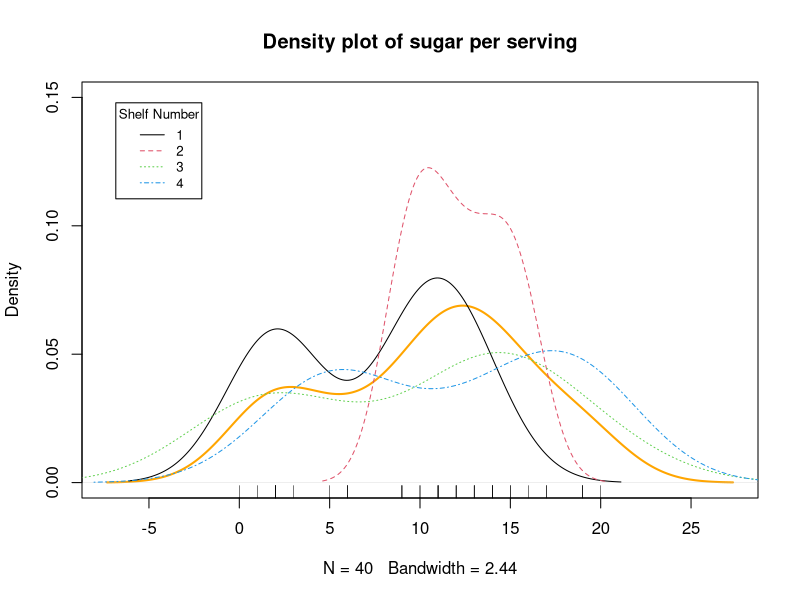
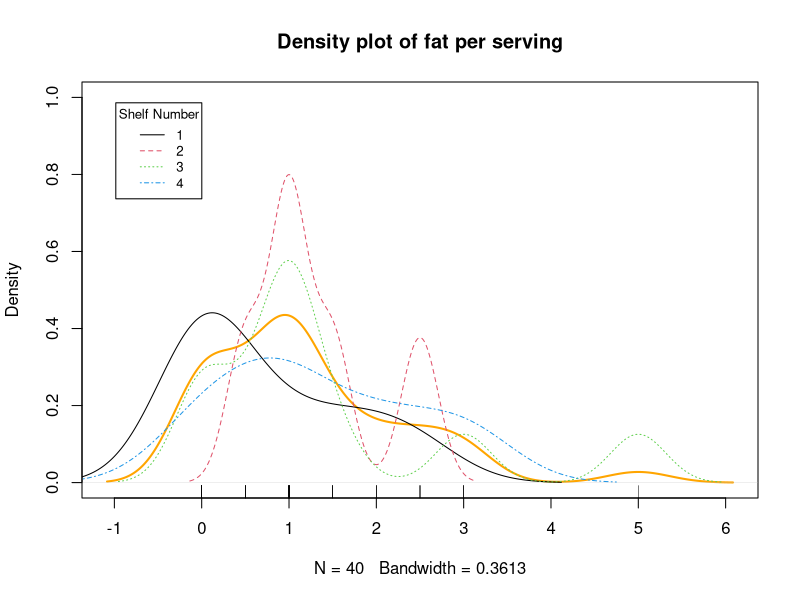
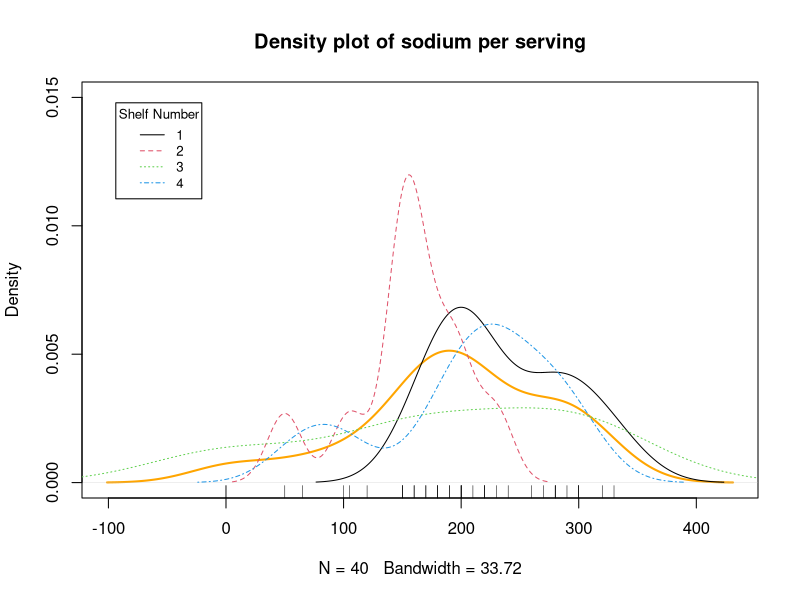
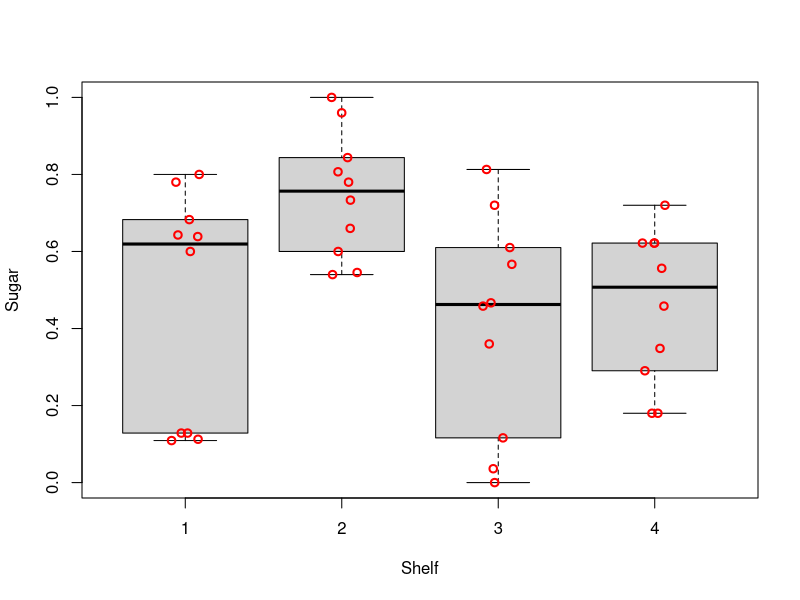
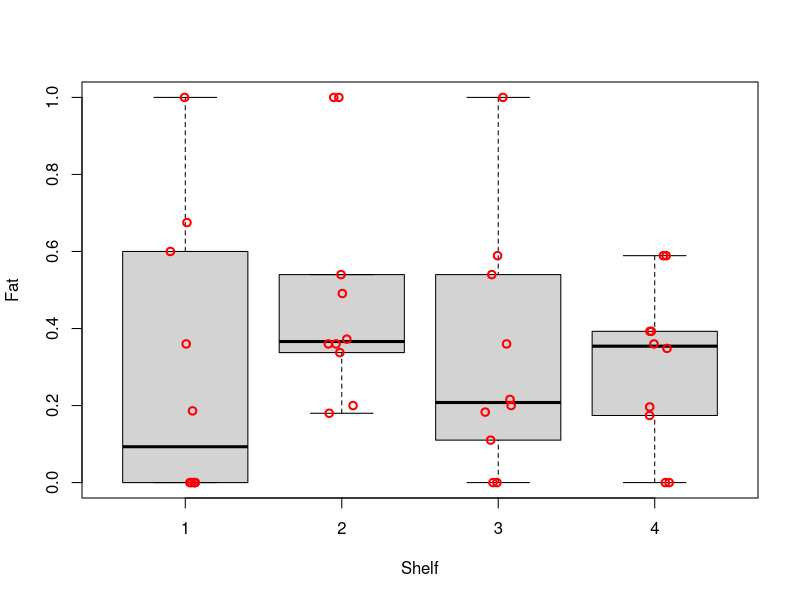
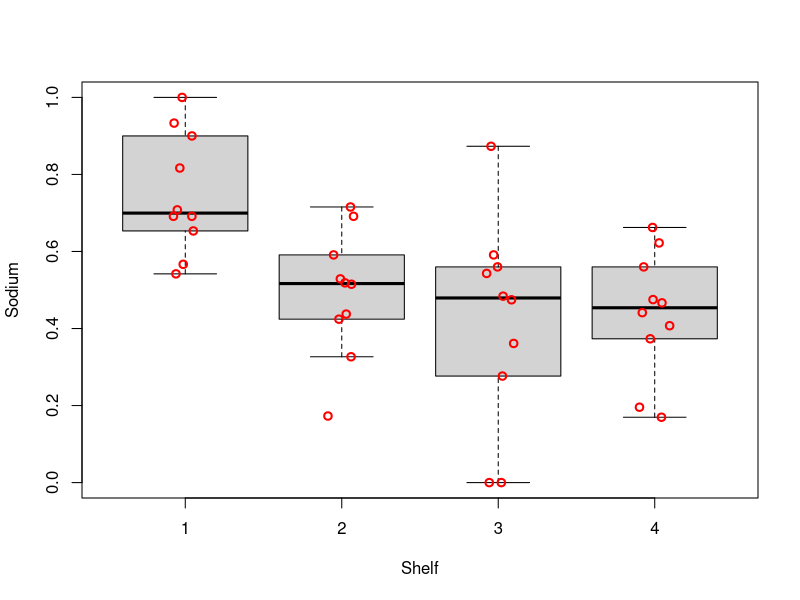
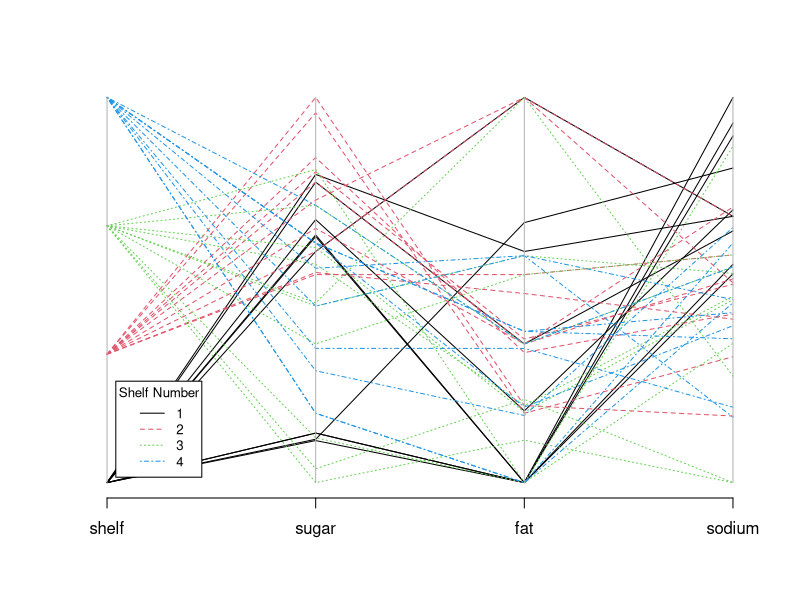
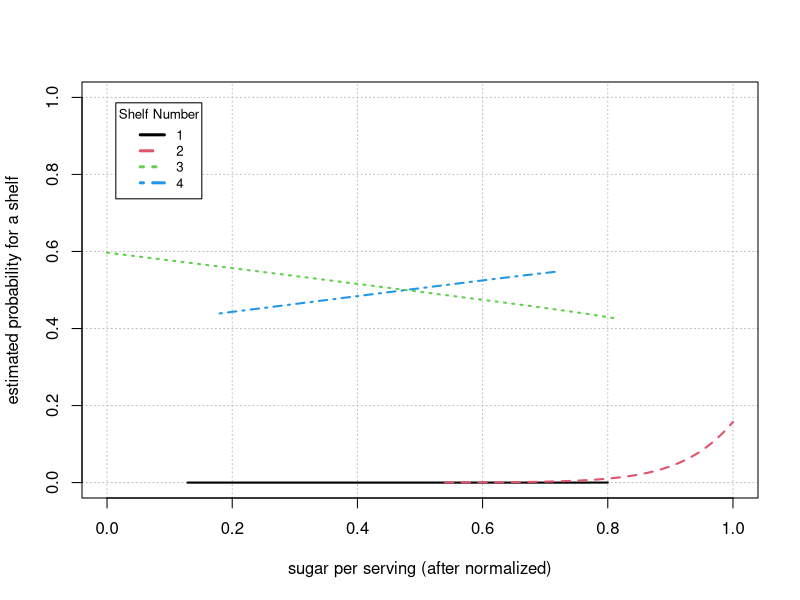

The R source for these figures, in order:
## ---- chunk 1
# add packages
library(car)
library(dplyr)
library(Hmisc)
library(knitr)
library(MASS)
library(nnet)
# prevent source code from running off the page
opts_chunk$set(tidy.opts=list(width.cutoff=70), tidy=TRUE)
# remove all objects from current workspace
rm(list = ls())
# set seed number to reproduce results
set.seed(1)
# load data
d <- read.csv("./dataset/cereal_dillons.csv", header=TRUE, sep=",")
## ---- chunk 2
# structure of data
str(d)
# summary of data
kable(summary(d[, 4:7]))
# list row with missing values
d[!complete.cases(d),]
## ---- chunk 3
# 1. adjust for different serving sizes 
adj.d <- data.frame(shelf = d$Shelf, 
                    sugar = d$sugar_g/d$size_g,
                    fat = d$fat_g/d$size_g, 
                    sodium = (d$sodium_mg/1000)/d$size_g)
# 2. normalize data to be within 0 and 1
normalize <- function(x) { (x-min(x))/(max(x)-min(x)) }
norm.d <- data.frame(shelf = adj.d$shelf, 
                     sugar = normalize(adj.d$sugar),
                     fat = normalize(adj.d$fat),
                     sodium = normalize(adj.d$sodium))
## ---- chunk 4
# explanatory variable: sugar
plot(density(d$sugar_g), col = "orange", lwd = 2, ylim = c(0, 0.15), main = "Density plot of sugar per serving")
lapply(seq(1, 4), function(shelf) lines(density(d[which(d$Shelf == shelf),]$sugar_g), col = shelf, lty = shelf))
rug(d$sugar_g)
legend("topleft", cex = 0.8, inset = .05, title = "Shelf Number", 
       legend = seq(1, 4), col = seq(1, 4), lty = seq(1, 4))

# explanatory variable: fat
plot(density(d$fat_g), col = "orange", lwd = 2, ylim = c(0, 1), main = "Density plot of fat per serving")
lapply(seq(1, 4), function(shelf) lines(density(d[which(d$Shelf == shelf),]$fat_g), col = shelf, lty = shelf))
rug(d$fat_g)
legend("topleft", cex = 0.8, inset = .05, title = "Shelf Number", 
       legend = seq(1, 4), col = seq(1, 4), lty = seq(1, 4))

# explanatory variable: sodium
plot(density(d$sodium_mg), col = "orange", lwd = 2, ylim = c(0, 0.015), main = "Density plot of sodium per serving")
lapply(seq(1, 4), function(shelf) lines(density(d[which(d$Shelf == shelf),]$sodium_mg), col = shelf, lty = shelf))
rug(d$sodium_mg)
legend("topleft", cex = 0.8, inset = .05, title = "Shelf Number", 
       legend = seq(1, 4), col = seq(1, 4), lty = seq(1, 4))
## ---- chunk 5
# explanatory variable: sugar
boxplot(formula = sugar ~ shelf, data = norm.d, ylab = "Sugar", xlab = "Shelf", pars = list(outpch=NA))
stripchart(x = norm.d$sugar ~ norm.d$shelf, lwd = 2, col = "red", method = "jitter", vertical = TRUE, pch = 1, add = TRUE)

# explanatory variable: fat
boxplot(formula = fat ~ shelf, data = norm.d, ylab = "Fat", xlab = "Shelf", pars = list(outpch=NA))
stripchart(x = norm.d$fat ~ norm.d$shelf, lwd = 2, col = "red", method = "jitter", vertical = TRUE, pch = 1, add = TRUE)

# explanatory variable: sodium
boxplot(formula = sodium ~ shelf, data = norm.d, ylab = "Sodium", xlab = "Shelf", pars = list(outpch=NA))
stripchart(x = norm.d$sodium ~ norm.d$shelf, lwd = 2, col = "red", method = "jitter", vertical = TRUE, pch = 1, add = TRUE)
## ---- chunk 6
parcoord(x = norm.d, col = norm.d$shelf, lty = norm.d$shelf)  
legend("bottomleft", cex = 0.8, inset = .05, title = "Shelf Number",  bg = "white",
       legend = seq(1, 4), col = seq(1, 4), lty = seq(1, 4))
## ---- chunk 7
# print out the mean and standard deviation 
norm.d %>% 
  group_by(shelf) %>% 
  summarise(mean.sugar=mean(sugar), sd.sugar=sd(sugar), 
            mean.fat=mean(fat), sd.fat=sd(fat),
            mean.sodium=mean(sodium), sd.sodium=sd(sodium))
## ---- chunk 8
# set shelf 2 as the base level
norm.d$shelf <- factor(norm.d$shelf)
norm.d$shelf <- relevel(norm.d$shelf, ref="2")
# estimate multinomial regression model 
m <- multinom(formula = shelf ~ sugar + fat + sodium, data = norm.d)
summary(m)
# perform LRT to examine importance of each variable
Anova(m)
#select standard deviations as proper c values for coefficient interpretation
c.1 <- c(1, sd(adj.d[(adj.d$shelf == 1), ]$sugar), sd(adj.d[(adj.d$shelf == 1), ]$fat), sd(adj.d[(adj.d$shelf == 1), ]$sodium))
c.2 <- c(1, sd(adj.d[(adj.d$shelf == 2), ]$sugar), sd(adj.d[(adj.d$shelf == 2), ]$fat), sd(adj.d[(adj.d$shelf == 2), ]$sodium))
c.3 <- c(1, sd(adj.d[(adj.d$shelf == 3), ]$sugar), sd(adj.d[(adj.d$shelf == 3), ]$fat), sd(adj.d[(adj.d$shelf == 3), ]$sodium))
## ---- chunk 9
c.1
exp( c.1 * coefficients(m)[1, ])
## ---- chunk 10
c.2
exp( c.2 * coefficients(m)[2, ])
## ---- chunk 11
c.3
exp( c.3 * coefficients(m)[3, ])
## ---- chunk 12
saturated.m <- multinom(formula = shelf ~ sugar * fat * sodium, data = norm.d)
Anova(saturated.m)
## ---- chunk 13
# Apple Jack's content
serving <- 28
sugar <- 12
fat <- 0.5
sodium <- 130
# predict Apple Jack's shelf placement
predict(object = m, 
        data.frame(sugar = (sugar/serving - min(adj.d$sugar))/(max(adj.d$sugar)-min(adj.d$sugar)),
                   fat = (fat/serving - min(adj.d$fat))/(max(adj.d$fat)-min(adj.d$fat)),
                   sodium = (sodium/serving - min(adj.d$sodium))/(max(adj.d$sodium)-min(adj.d$sodium))),
        type = "probs")
## ---- chunk 14

beta.hat <- coefficients(m)
mean.fat <- mean(norm.d$fat)
mean.sodium <- mean(norm.d$sodium)

curve(expr = 1/(1 + exp(beta.hat[1,1] + beta.hat[1,2]*x + mean.fat + mean.sodium) + exp(beta.hat[2,1] + beta.hat[2,2]*x + mean.fat + mean.sodium) + exp(beta.hat[3,1] + beta.hat[3,2]*x + mean.fat + mean.sodium)), 
      ylab = 'estimated probability for a shelf', xlab = 'sugar per serving (after normalized)',
      ylim = c(0,1), xlim = c(0,1), type = 'n',
      panel.first = grid(col = "gray", lty = "dotted"))

# pi.hat.shelf.1
curve(expr = exp(beta.hat[1,1] + beta.hat[1,2]*x + mean.fat + mean.sodium)/(1 + exp(beta.hat[1,1] + beta.hat[1,2]*x + mean.fat + mean.sodium) + exp(beta.hat[2,1] + beta.hat[2,2]*x + mean.fat + mean.sodium) + exp(beta.hat[3,1] + beta.hat[3,2]*x + mean.fat + mean.sodium)),
  col = 1, lty = 1, lwd = 2, n = 1000, add = TRUE,
  xlim = c(norm.d$sugar[norm.d$shelf == 1]), max(norm.d$sugar[norm.d$shelf == 1]))

# pi.hat.shelf.2 
curve(expr = 1/(1 + exp(beta.hat[1,1] + beta.hat[1,2]*x + mean.fat + mean.sodium) + exp(beta.hat[2,1] + beta.hat[2,2]*x + mean.fat + mean.sodium) + exp(beta.hat[3,1] + beta.hat[3,2]*x + mean.fat + mean.sodium)),
  col = 2, lty = 2, lwd = 2, n = 1000, add = TRUE,
  xlim = c(min(norm.d$sugar[norm.d$shelf == 2]), max(norm.d$sugar[norm.d$shelf == 2])))

# pi.hat.shelf.3
curve(expr = exp(beta.hat[2,1] + beta.hat[2,2]*x + mean.fat + mean.sodium)/(1 + exp(beta.hat[1,1] + beta.hat[1,2]*x + mean.fat + mean.sodium) + exp(beta.hat[2,1] + beta.hat[2,2]*x + mean.fat + mean.sodium) + exp(beta.hat[3,1] + beta.hat[3,2]*x + mean.fat + mean.sodium)),
  col = 3, lty = 3, lwd = 2, n = 1000, add = TRUE,
  xlim = c(min(norm.d$sugar[norm.d$shelf == 3]), max(norm.d$sugar[norm.d$shelf == 3]))) 

# pi.hat.shelf.4
curve(expr = exp(beta.hat[3,1] + beta.hat[3,2]*x + mean.fat + mean.sodium)/(1 + exp(beta.hat[1,1] + beta.hat[1,2]*x + mean.fat + mean.sodium) + exp(beta.hat[2,1] + beta.hat[2,2]*x + mean.fat + mean.sodium) + exp(beta.hat[3,1] + beta.hat[3,2]*x + mean.fat + mean.sodium)),
  col = 4, lty = 4, lwd = 2, n = 1000, add = TRUE,
  xlim = c(min(norm.d$sugar[norm.d$shelf == 4]), max(norm.d$sugar[norm.d$shelf == 4]))) 

# legend
legend('topleft', cex=0.8, inset=.05, title='Shelf Number', legend=seq(1,4), col=seq(1,4), lty=seq(1,4), lwd=rep(3,4))
## ---- chunk 15
mean.sugar <- mean(norm.d$sugar)
# estimated multinomial regression model for the data where ...
# fat is the only explanatory variable included in the model
curve(expr = 1/(1 + exp(beta.hat[1,1] + beta.hat[1,3]*x + mean.sugar + mean.sodium) + exp(beta.hat[2,1] + beta.hat[2,3]*x + mean.sugar + mean.sodium) + exp(beta.hat[3,1] + beta.hat[3,3]*x + mean.sugar + mean.sodium)), 
      ylab = 'estimated probability for a shelf', xlab = 'fat per serving (after normalized)',
      ylim = c(0,1), xlim = c(0,1), type = 'n',
      panel.first = grid(col = "gray", lty = "dotted"))
# pi.hat.shelf.1
curve(expr = exp(beta.hat[1,1] + beta.hat[1,3]*x + mean.sugar + mean.sodium)/(1 + exp(beta.hat[1,1] + beta.hat[1,3]*x + mean.sugar + mean.sodium) + exp(beta.hat[2,1] + beta.hat[2,3]*x + mean.sugar + mean.sodium) + exp(beta.hat[3,1] + beta.hat[3,3]*x + mean.sugar + mean.sodium)),
  col = 1, lty = 1, lwd = 2, n = 1000, add = TRUE,
  xlim = c(norm.d$fat[norm.d$shelf == 1]), max(norm.d$fat[norm.d$shelf == 1]))
# pi.hat.shelf.2 
curve(expr = 1/(1 + exp(beta.hat[1,1] + beta.hat[1,3]*x + mean.sugar + mean.sodium) + exp(beta.hat[2,1] + beta.hat[2,3]*x + mean.sugar + mean.sodium) + exp(beta.hat[3,1] + beta.hat[3,3]*x + mean.sugar + mean.sodium)),
  col = 2, lty = 2, lwd = 2, n = 1000, add = TRUE,
  xlim = c(min(norm.d$fat[norm.d$shelf == 2]), max(norm.d$fat[norm.d$shelf == 2])))
# pi.hat.shelf.3
curve(expr = exp(beta.hat[2,1] + beta.hat[2,3]*x + mean.sugar + mean.sodium)/(1 + exp(beta.hat[1,1] + beta.hat[1,3]*x + mean.sugar + mean.sodium) + exp(beta.hat[2,1] + beta.hat[2,3]*x + mean.sugar + mean.sodium) + exp(beta.hat[3,1] + beta.hat[3,3]*x + mean.sugar + mean.sodium)),
  col = 3, lty = 3, lwd = 2, n = 1000, add = TRUE,
  xlim = c(min(norm.d$fat[norm.d$shelf == 3]), max(norm.d$fat[norm.d$shelf == 3]))) 
# pi.hat.shelf.4
curve(expr = exp(beta.hat[3,1] + beta.hat[3,3]*x + mean.sugar + mean.sodium)/(1 + exp(beta.hat[1,1] + beta.hat[1,3]*x + mean.sugar + mean.sodium) + exp(beta.hat[2,1] + beta.hat[2,3]*x + mean.sugar + mean.sodium) + exp(beta.hat[3,1] + beta.hat[3,3]*x + mean.sugar + mean.sodium)),
  col = 4, lty = 4, lwd = 2, n = 1000, add = TRUE,
  xlim = c(min(norm.d$fat[norm.d$shelf == 4]), max(norm.d$fat[norm.d$shelf == 4]))) 
# legend
legend('topleft', cex=0.8, inset=.05, title='Shelf Number', legend=seq(1,4), col=seq(1,4), lty=seq(1,4), lwd=rep(3,4))

# sodium is the only explanatory variable included in the model
curve(expr = 1/(1 + exp(beta.hat[1,1] + beta.hat[1,4]*x + mean.sugar + mean.fat) + exp(beta.hat[2,1] + beta.hat[2,4]*x + mean.sugar + mean.fat) + exp(beta.hat[3,1] + beta.hat[3,4]*x + mean.sugar + mean.fat)), 
      ylab = 'estimated probability for a shelf', xlab = 'sodium per serving (after normalized)',
      ylim = c(0,1), xlim = c(0,1), type = 'n',
      panel.first = grid(col = "gray", lty = "dotted"))
# pi.hat.shelf.1
curve(expr = exp(beta.hat[1,1] + beta.hat[1,4]*x + mean.sugar + mean.fat)/(1 + exp(beta.hat[1,1] + beta.hat[1,4]*x + mean.sugar + mean.fat) + exp(beta.hat[2,1] + beta.hat[2,4]*x + mean.sugar + mean.fat) + exp(beta.hat[3,1] + beta.hat[3,4]*x + mean.sugar + mean.fat)),
  col = 1, lty = 1, lwd = 2, n = 1000, add = TRUE,
  xlim = c(norm.d$sodium[norm.d$shelf == 1]), max(norm.d$sodium[norm.d$shelf == 1]))
# pi.hat.shelf.2 
curve(expr = 1/(1 + exp(beta.hat[1,1] + beta.hat[1,4]*x + mean.sugar + mean.fat) + exp(beta.hat[2,1] + beta.hat[2,4]*x + mean.sugar + mean.fat) + exp(beta.hat[3,1] + beta.hat[3,4]*x + mean.sugar + mean.fat)),
  col = 2, lty = 2, lwd = 2, n = 1000, add = TRUE,
  xlim = c(min(norm.d$sodium[norm.d$shelf == 2]), max(norm.d$sodium[norm.d$shelf == 2])))
# pi.hat.shelf.3
curve(expr = exp(beta.hat[2,1] + beta.hat[2,4]*x + mean.sugar + mean.fat)/(1 + exp(beta.hat[1,1] + beta.hat[1,4]*x + mean.sugar + mean.fat) + exp(beta.hat[2,1] + beta.hat[2,4]*x + mean.sugar + mean.fat) + exp(beta.hat[3,1] + beta.hat[3,4]*x + mean.sugar + mean.fat)),
  col = 3, lty = 3, lwd = 2, n = 1000, add = TRUE,
  xlim = c(min(norm.d$sodium[norm.d$shelf == 3]), max(norm.d$sodium[norm.d$shelf == 3]))) 
# pi.hat.shelf.4
curve(expr = exp(beta.hat[3,1] + beta.hat[3,4]*x + mean.sugar + mean.fat)/(1 + exp(beta.hat[1,1] + beta.hat[1,4]*x + mean.sugar + mean.fat) + exp(beta.hat[2,1] + beta.hat[2,4]*x + mean.sugar + mean.fat) + exp(beta.hat[3,1] + beta.hat[3,4]*x + mean.sugar + mean.fat)),
  col = 4, lty = 4, lwd = 2, n = 1000, add = TRUE,
  xlim = c(min(norm.d$sodium[norm.d$shelf == 4]), max(norm.d$sodium[norm.d$shelf == 4]))) 
# legend
legend('topleft', cex=0.8, inset=.05, title='Shelf Number', legend=seq(1,4), col=seq(1,4), lty=seq(1,4), lwd=rep(3,4))
## ---- chunk 16
# standard deviation
sd.d <- apply(norm.d[2:4], 2, sd) 
round(sd.d, 2)

# wald ci
conf.beta <- confint(m, level=0.95)
ci.or.shelf.1 <- exp(sd.d * conf.beta[2:4, 1:2, 1])
ci.or.shelf.2 <- exp(sd.d * conf.beta[2:4, 1:2, 2])
ci.or.shelf.3 <- exp(sd.d * conf.beta[2:4, 1:2, 3])

# odd ratio for shelf 1 vs shelf 2:
round(1/exp(sd.d * beta.hat[1, 2:4]), 2)
round(data.frame(low=1/ci.or.shelf.1[,2], up=1/ci.or.shelf.1[,1]), 2)

# odd ratio for shelf 3 vs shelf 2:
round(1/exp(sd.d * beta.hat[2, 2:4]), 2)
round(data.frame(low=1/ci.or.shelf.2[,2], up=1/ci.or.shelf.2[,1]), 2)

# odd ratio for shelf 4 vs shelf 2:
round(1/exp(sd.d * beta.hat[3, 2:4]), 2)
round(data.frame(low=1/ci.or.shelf.3[,2], up=1/ci.or.shelf.3[,1]), 2)
